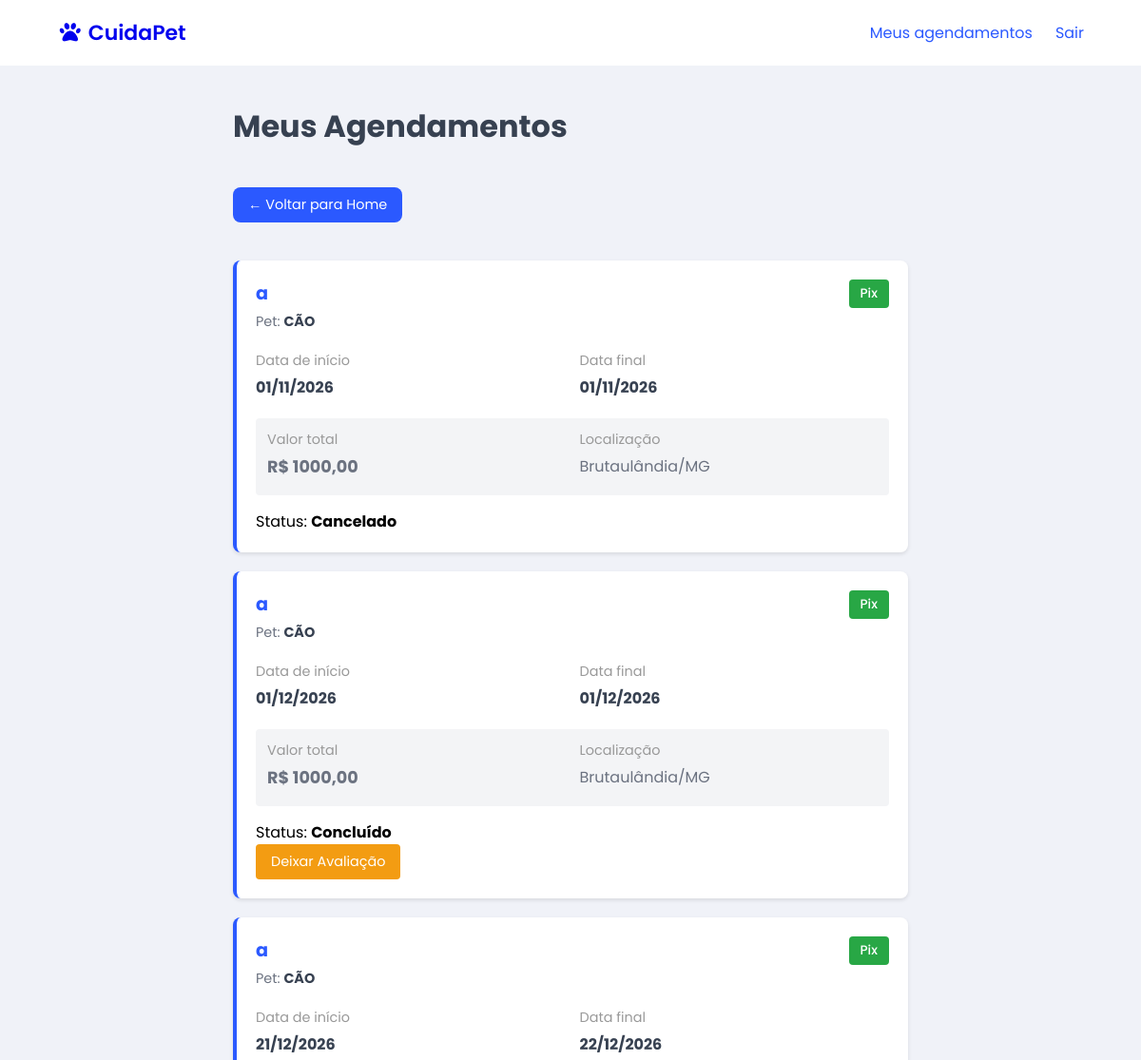
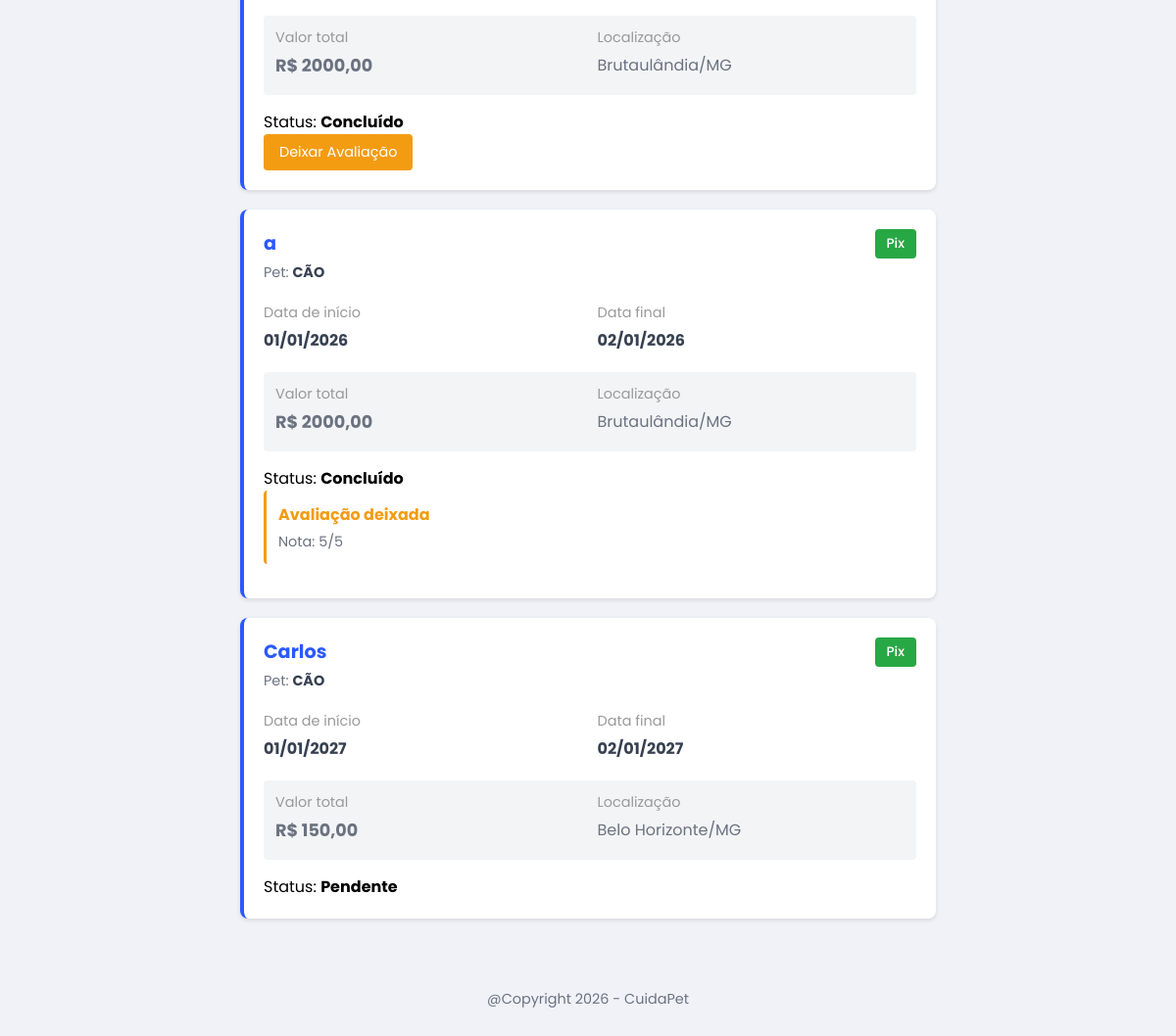
/agendamentos/ (signed in), run on the app's committed database (2 pictures, top to bottom).
### paginas/models.py (models this page shows, shortened)
class Agendamento(models.Model):
    class FormaPagamento(models.TextChoices):
        PIX = 'PIX', 'Pix'
        CARTAO = 'CARTAO', 'Cartão'
        DINHEIRO = 'DINHEIRO', 'Dinheiro'
    class Status(models.TextChoices):
        PENDENTE = 'PENDENTE', 'Pendente'
        ACEITO = 'ACEITO', 'Aceito'
        RECUSADO = 'RECUSADO', 'Recusado'
        CONCLUIDO = 'CONCLUIDO', 'Concluído'
        CANCELADO = 'CANCELADO', 'Cancelado'
    usuario = models.ForeignKey(
        'Usuario',
        on_delete=models.CASCADE,
        related_name='agendamentos'
    )
    cuidador = models.ForeignKey(
        'Cuidador',
        on_delete=models.CASCADE,
        related_name='agendamentos'
    )
    pet = models.ForeignKey(
        'Pet',
        on_delete=models.CASCADE,
        related_name='agendamentos'
    )
    forma_pagamento = models.CharField(max_length=20, choices=FormaPagamento.choices, null=False, blank=False)
    status = models.CharField(max_length=10, choices=Status.choices, default=Status.PENDENTE)
    data_inicio = models.DateTimeField(null=False, blank=False)
    data_fim = models.DateTimeField(null=False, blank=False)
    valor_total = models.DecimalField(max_digits=10, decimal_places=2)
    data_criacao = models.DateTimeField(auto_now_add=True)

class Cuidador(models.Model):
    class UF(models.TextChoices):
        AC = 'AC', 'Acre'
        AL = 'AL', 'Alagoas'
        AP = 'AP', 'Amapá'
        AM = 'AM', 'Amazonas'
        BA = 'BA', 'Bahia'
        CE = 'CE', 'Ceará'
        DF = 'DF', 'Distrito Federal'
        ES = 'ES', 'Espírito Santo'
        GO = 'GO', 'Goiás'
        MA = 'MA', 'Maranhão'
        MT = 'MT', 'Mato Grosso'
        MS = 'MS', 'Mato Grosso do Sul'
        MG = 'MG', 'Minas Gerais'
        PA = 'PA', 'Pará'
        PB = 'PB', 'Paraíba'
        PR = 'PR', 'Paraná'
        PE = 'PE', 'Pernambuco'
        PI = 'PI', 'Piauí'
        RJ = 'RJ', 'Rio de Janeiro'
        RN = 'RN', 'Rio Grande do Norte'
        RS = 'RS', 'Rio Grande do Sul'
        RO = 'RO', 'Rondônia'
        RR = 'RR', 'Roraima'
        SC = 'SC', 'Santa Catarina'
        SP = 'SP', 'São Paulo'
        SE = 'SE', 'Sergipe'
        TO = 'TO', 'Tocantins'
    usuario = models.OneToOneField(
        'Usuario',
        on_delete=models.CASCADE,
        related_name='cuidador'
    )
    servicos = models.ManyToManyField(
        'Servico',
        related_name='cuidadores'
    )
    descricao = models.CharField(max_length=250, null=False, blank=False)
    valor_diaria = models.DecimalField(max_digits=10, decimal_places=2, null=False, blank=False)
    cidade = models.CharField(max_length=50, null=False, blank=False)
    uf = models.CharField(max_length=2, choices=UF.choices, null=False, blank=False)
    foto = models.ImageField(upload_to='cuidadores/', null=True, blank=True)

class Usuario(AbstractUser):
    class TipoUsuario(models.TextChoices):
        TUTOR = 'TUTOR', 'Tutor'
        CUIDADOR = 'CUIDADOR', 'Cuidador'
    telefone = models.CharField(max_length=11)
    tipo_usuario = models.CharField(
        max_length=10,
        choices=TipoUsuario.choices
    )
    data_criacao = models.DateTimeField(auto_now_add=True)
    @property
    def nome(self):
        return self.first_name

class Pet(models.Model):
    class Especie(models.TextChoices):
        CACHORRO = 'CACHORRO', 'Cachorro'
        GATO = 'GATO', 'Gato'
    usuario = models.ForeignKey(
        'Usuario',
        on_delete=models.CASCADE,
        related_name='pets'
    )
    nome = models.CharField(max_length=150, null=False, blank=False)
    especie = models.CharField(max_length=20, choices=Especie.choices, null=False, blank=False)
    raca = models.CharField(max_length=150, null=False, blank=False)
    data_nascimento = models.DateField(null=False, blank=False)

class Avaliacao(models.Model):
    agendamento = models.OneToOneField(
        'Agendamento',
        on_delete=models.CASCADE,
        related_name='avaliacao'
    )
    nota = models.PositiveSmallIntegerField(validators=[MinValueValidator(1), MaxValueValidator(5)])
    comentario = models.TextField(max_length=250, blank=True)
    data_criacao = models.DateTimeField(auto_now_add=True)

### paginas/views.py (the view)
# urls.py: path('agendamentos/', views.AgendamentoListView.as_view(), name='agendamento_list'),
class AgendamentoListView(LoginRequiredMixin, ListView):
    model = Agendamento
    template_name = 'agendamento_list.html'
    context_object_name = 'agendamentos'
    def get_queryset(self):
        return Agendamento.objects.filter(usuario=self.request.user).select_related('cuidador', 'pet').order_by('-data_criacao')

### paginas/templates/agendamento_list.html (shortened to what this page needs)
{% extends 'base.html' %}
{% load static %}
{% block css %}
<link rel="stylesheet" href="{% static 'css/agendamento_list.css' %}">
{% endblock %}
{% block content %}
  <div class="page">
    <div class="container">
      <h1>Meus Agendamentos</h1>
      <a href="{% url 'home' %}" class="back-button">
        ← Voltar para Home
      </a>
      {% if agendamentos %}
        <div class="agendamentos-grid">
          {% for agendamento in agendamentos %}
            <div class="agendamento-card">
              <div class="card-header">
                <div>
                  <h3 class="card-title">{{ agendamento.cuidador.usuario.first_name }}</h3>
                  <p class="card-pet">Pet: <strong>{{ agendamento.pet.nome }}</strong></p>
                </div>
                <span class="badge">{{ agendamento.get_forma_pagamento_display }}</span>
              </div>
              <div class="card-dates">
                <div class="date-item">
                  <p>Data de início</p>
                  <p>{{ agendamento.data_inicio|date:"d/m/Y" }}</p>
                </div>
                <div class="date-item">
                  <p>Data final</p>
                  <p>{{ agendamento.data_fim|date:"d/m/Y" }}</p>
                </div>
              </div>
              <div class="card-info">
                <div class="info-grid">
                  <div class="info-item">
                    <p>Valor total</p>
                    <p class="valor-total">R$ {{ agendamento.valor_total }}</p>
                  </div>
                  <div class="info-item">
                    <p>Localização</p>
                    <p>{{ agendamento.cuidador.cidade }}/{{ agendamento.cuidador.uf }}</p>
                  </div>
                </div>
              </div>
              <p class="status-line">Status: <strong>{{ agendamento.get_status_display }}</strong></p>
              {% if agendamento.status == 'CONCLUIDO' and agendamento.avaliacao %}
                <div class="avaliacao-container">
                  <p class="avaliacao-title">Avaliação deixada</p>
                  <p class="avaliacao-nota">Nota: {{ agendamento.avaliacao.nota }}/5</p>
                </div>
              {% elif agendamento.status == 'CONCLUIDO' %}
                <a href="{% url 'avaliacao_create' agendamento.id %}" class="avaliar-button">
                  Deixar Avaliação
                </a>
              {% endif %}
            </div>
          {% endfor %}
        </div>
      {% endif %}
    </div>
  </div>
{% endblock %}

### paginas/templates/base.html (shortened to what this page needs)
{% load static %}
<!DOCTYPE html>
<html lang="pt-br">
  <head>
    <link rel="stylesheet" href="https://cdnjs.cloudflare.com/ajax/libs/font-awesome/7.0.1/css/all.min.css" />
    <link rel="stylesheet" href="{% static 'css/base.css' %}" />
    {% block css %}{% endblock %}
  </head>
  <body>
    <header class="navbar">
        <div class="logo">
            <a href="{% url 'home' %}">
                <span>
                    <i class="fa-solid fa-paw"></i>
                    CuidaPet
                </span>
            </a>
        </div>
        {% if user.is_authenticated %}
            <nav class="navbar-actions">
                {% if user.tipo_usuario == 'CUIDADOR' %}
                    <a href="{% url 'cuidador_solicitacoes' %}" class="navbar-link">Solicitações e histórico</a>
                {% else %}
                    <a href="{% url 'agendamento_list' %}" class="navbar-link">Meus agendamentos</a>
                {% endif %}
                <form method="post" action="{% url 'logout' %}">
                    <button type="submit" class="navbar-link navbar-logout">Sair</button>
                </form>
            </nav>
        {% elif not user.is_authenticated %}
            <a href="{% url 'login' %}" class="navbar-link">
                Login
            </a>
        {% endif %}
    </header>
    <main>
        {% block content %}
        {% endblock %}
    </main>
    <footer >
        <p>@Copyright 2026 - CuidaPet</p>
    </footer>
  </body>
</html>

### paginas/static/css/base.css (style rules this page uses)
:root { --color-primary: #2b59ff; --color-primary-hover: #1b3ecc; --color-primary-soft: #eef2ff; --color-background: #f0f2f8; --color-surface: #ffffff; --color-surface-muted: #f3f4f6; --color-border: #eef0f4; --color-text: #111827; --color-text-secondary: #374151; --color-text-muted: #6b7280; --color-text-subtle: #999999; --color-text-on-primary: #ffffff; --color-success: #28a745; --color-danger: #dc3545; --color-danger-soft: #ffeeee; --color-danger-border: #ffcccc; --color-info: #17a2b8; --color-warning: #f39c12; --color-warning-hover: #e67e22; --color-action-neutral: #95a5a6; --color-text-on-warning: var(--color-text-on-primary); --font-family-base: "Poppins", sans-serif; --radius-sm: 8px; --shadow-sm: 0 2px 4px rgba(0, 0, 0, 0.1); --shadow-md: 0 4px 12px rgba(0, 0, 0, 0.15); --shadow-lg: 0 4px 18px rgba(0, 0, 0, 0.15); --transition-toast: opacity 0.5s ease, transform 0.5s ease; }
* { margin: 0; padding: 0; box-sizing: border-box; font-family: var(--font-family-base); }
html, body { background: var(--color-background); display: flex; flex-direction: column; min-height: 100vh; }
main { flex: 1; display: flex; align-items: center; justify-content: center; flex-direction: column; }
.navbar { display: flex; justify-content: space-between; align-items: center; padding: 18px 60px; background: var(--color-surface); }
.logo, .logo a:visited { font-size: 22px; font-weight: 600; color: var(--color-primary); }
.navbar-actions { display: flex; align-items: center; gap: 1.5rem; }
.navbar-link, .navbar-link:visited { color: var(--color-primary); font-size: 1rem; }
.navbar-logout { border: 0; background: transparent; cursor: pointer; }
a, a:visited { text-decoration: none; }
footer { display: block; text-align: center; color: var(--color-text-muted); font-size: 0.9rem; padding: 2rem; }

### paginas/static/css/agendamento_list.css (style rules this page uses)
.page { width: 750px; padding: 40px 20px; }
.container { max-width: 1200px; margin: 0 auto; }
.page h1 { color: var(--color-text-secondary); margin-bottom: 20px; font-size: 2rem; }
.back-button { display: inline-block; margin: 20px 0; padding: 8px 16px; background-color: var(--color-primary); color: var(--color-text-on-primary); text-decoration: none; border-radius: 8px; font-size: 0.9rem; }
.agendamentos-grid { display: grid; gap: 20px; margin-top: 20px; }
.agendamento-card { background: var(--color-surface); padding: 20px; border-radius: 8px; border-left: 4px solid var(--color-primary); box-shadow: var(--shadow-sm); transition: box-shadow 0.3s; }
.card-header { display: flex; justify-content: space-between; align-items: flex-start; margin-bottom: 15px; }
.card-title { margin: 0; color: var(--color-primary); font-size: 1.2rem; }
.card-pet { color: var(--color-text-muted); margin: 5px 0; font-size: 0.9rem; }
.card-pet strong { color: var(--color-text-secondary); }
.badge { background-color: var(--color-success); color: var(--color-text-on-primary); padding: 5px 12px; border-radius: 4px; font-size: 0.85rem; font-weight: 500; }
.card-dates { display: grid; grid-template-columns: 1fr 1fr; gap: 15px; margin-bottom: 15px; }
.date-item p:first-child { color: var(--color-text-subtle); font-size: 0.9rem; margin: 0; }
.date-item p:last-child { color: var(--color-text-secondary); font-weight: bold; margin: 5px 0; }
.card-info { background-color: var(--color-surface-muted); padding: 12px; border-radius: 4px; margin-bottom: 15px; }
.info-grid { display: grid; grid-template-columns: 1fr 1fr; gap: 15px; }
.info-item p:first-child { color: var(--color-text-subtle); font-size: 0.9rem; margin: 0; }
.info-item p:last-child { margin: 5px 0; color: var(--color-text-muted); }
.valor-total { color: var(--color-success); font-weight: bold; font-size: 1.1rem; }
.avaliacao-container { background-color: var(--color-surface); padding: 12px; border-radius: 4px; margin-bottom: 15px; border-left: 3px solid var(--color-warning); }
.avaliacao-title { margin: 0; color: var(--color-warning); font-weight: bold; }
.avaliacao-nota { margin: 5px 0 0 0; color: var(--color-text-muted); font-size: 0.9rem; }
.avaliar-button { display: inline-block; padding: 8px 16px; background-color: var(--color-warning); color: var(--color-text-on-warning); text-decoration: none; border-radius: 4px; font-size: 0.9rem; transition: background-color 0.3s; }

### data on the page
Agendamento: cuidador.usuario.first_name "a", pet.nome "CÃO", forma_pagamento "Pix", data_inicio "01/11/2026", data_fim "01/11/2026", valor_total "1000,00", cuidador.cidade "Brutaulândia", cuidador.uf "MG", status "Cancelado"
Agendamento: cuidador.usuario.first_name "a", pet.nome "CÃO", forma_pagamento "Pix", data_inicio "01/12/2026", data_fim "01/12/2026", valor_total "1000,00", cuidador.cidade "Brutaulândia", cuidador.uf "MG", status "Concluído", shows "Deixar Avaliação"
Agendamento: cuidador.usuario.first_name "a", pet.nome "CÃO", forma_pagamento "Pix", data_inicio "21/12/2026", data_fim "22/12/2026", valor_total "2000,00", cuidador.cidade "Brutaulândia", cuidador.uf "MG", status "Concluído", shows "Deixar Avaliação"
Agendamento: cuidador.usuario.first_name "a", pet.nome "CÃO", forma_pagamento "Pix", data_inicio "01/01/2026", data_fim "02/01/2026", valor_total "2000,00", cuidador.cidade "Brutaulândia", cuidador.uf "MG", status "Concluído", avaliacao.nota "5"
Agendamento: cuidador.usuario.first_name "Carlos", pet.nome "CÃO", forma_pagamento "Pix", data_inicio "01/01/2027", data_fim "02/01/2027", valor_total "150,00", cuidador.cidade "Belo Horizonte", cuidador.uf "MG", status "Pendente"
